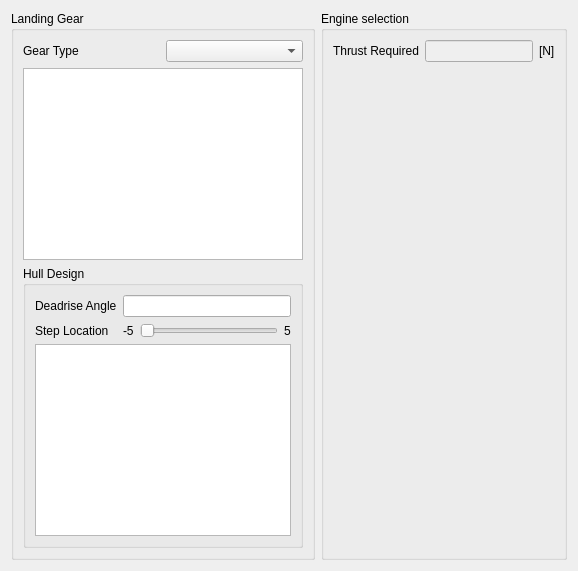
      <widget class="QWidget" name="tab_3">
       <attribute name="title">
        <string>Misc. Design</string>
       </attribute>
       <layout class="QHBoxLayout" name="horizontalLayout_24">
        <item>
         <widget class="QGroupBox" name="groupBox">
          <property name="title">
           <string>Landing Gear </string>
          </property>
          <layout class="QVBoxLayout" name="verticalLayout_30">
           <item>
            <layout class="QVBoxLayout" name="verticalLayout_29">
             <item>
              <layout class="QGridLayout" name="gridLayout_18">
               <item row="0" column="0">
                <widget class="QLabel" name="label_103">
                 <property name="text">
                  <string>Gear Type</string>
                 </property>
                </widget>
               </item>
               <item row="0" column="1">
                <widget class="QComboBox" name="gear_type_comb"/>
               </item>
              </layout>
             </item>
             <item>
              <widget class="QGraphicsView" name="graphicsView_5"/>
             </item>
             <item>
              <widget class="QGroupBox" name="hull_design">
               <property name="title">
                <string>Hull Design</string>
               </property>
               <layout class="QVBoxLayout" name="verticalLayout_31">
                <item>
                 <layout class="QGridLayout" name="hull_grid">
                  <item row="0" column="0">
                   <widget class="QLabel" name="label_104">
                    <property name="text">
                     <string>Deadrise Angle</string>
                    </property>
                   </widget>
                  </item>
                  <item row="0" column="1">
                   <widget class="QLineEdit" name="hull_deadrise_inp"/>
                  </item>
                  <item row="1" column="0">
                   <widget class="QLabel" name="label_105">
                    <property name="text">
                     <string>Step Location</string>
                    </property>
                   </widget>
                  </item>
                  <item row="1" column="1">
                   <layout class="QHBoxLayout" name="horizontalLayout_14">
                    <item>
                     <widget class="QLabel" name="step_min_lab">
                      <property name="text">
                       <string>-5</string>
                      </property>
                     </widget>
                    </item>
                    <item>
                     <widget class="QSlider" name="step_slider">
                      <property name="orientation">
                       <enum>Qt::Horizontal</enum>
                      </property>
                     </widget>
                    </item>
                    <item>
                     <widget class="QLabel" name="step_max_lab">
                      <property name="text">
                       <string>5</string>
                      </property>
                     </widget>
                    </item>
                   </layout>
                  </item>
                 </layout>
                </item>
                <item>
                 <widget class="QGraphicsView" name="hull_design_graphics"/>
                </item>
               </layout>
              </widget>
             </item>
            </layout>
           </item>
          </layout>
         </widget>
        </item>
        <item>
         <layout class="QVBoxLayout" name="verticalLayout_28">
          <item>
           <widget class="QGroupBox" name="groupBox_12">
            <property name="title">
             <string>Engine selection</string>
            </property>
            <layout class="QVBoxLayout" name="verticalLayout_32">
             <item>
              <layout class="QGridLayout" name="gridLayout_20">
               <item row="0" column="1">
                <widget class="QLineEdit" name="thrust_req_inp">
                 <property name="enabled">
                  <bool>false</bool>
                 </property>
                </widget>
               </item>
               <item row="0" column="0">
                <widget class="QLabel" name="label_13">
                 <property name="text">
                  <string>Thrust Required</string>
                 </property>
                </widget>
               </item>
               <item row="0" column="2">
                <widget class="QLabel" name="label_26">
                 <property name="text">
                  <string>[N]</string>
                 </property>
                </widget>
               </item>
              </layout>
             </item>
             <item>
              <spacer name="verticalSpacer">
               <property name="orientation">
                <enum>Qt::Vertical</enum>
               </property>
               <property name="sizeHint" stdset="0">
                <size>
                 <width>20</width>
                 <height>40</height>
                </size>
               </property>
              </spacer>
             </item>
            </layout>
           </widget>
          </item>
         </layout>
        </item>
       </layout>
      </widget>
